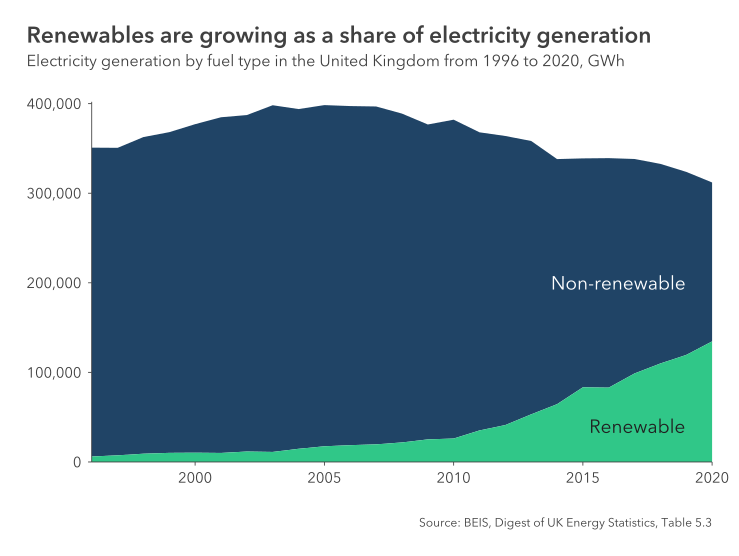

The script that saved this image:
# This is an example of how to make an annotated area chart using the pilot
# package.
#
# This script is self-contained: running it will create a PNG and an SVG of the
# example chart in the same directory. To run the script will need to ensure:
#
# 1. You have installed all of the packages that the script imports
# 2. You have the dataset "area-chart-annotations.csv" in the same directory
#
# See the readme on GitHub to find out how to install the package.
#
# To run the script, type the following code in your R console:
#
# source("area-chart-annotations.R")

# Imports ---------------------------------------------------------------------

library(tidyverse)
library(scales)
library(pilot)

# Read in and prepare the data ------------------------------------------------

# Load the data from the csv as a dataframe and pivot it into a tidy format
df <- read_csv("area-chart-annotations.csv") %>%
    pivot_longer(
        cols = -date,
        names_to = "energy_source",
        values_to = "gwh")

# Turn the energy_source column into a factor: setting the order of the levels
# controls the order of the categories from top to bottom
df$energy_source <- factor(
    df$energy_source,
    levels = c("other", "renewables"))

# Create the plot -------------------------------------------------------------

# Use ggplot to create a plot with data and mappings
plot <- ggplot(
        data = df,
        mapping = aes(x = date, y = gwh, fill = energy_source)) +
    # Add an area geometry to fill areas based on the data
    geom_area() +
    # Set labels for the axes, but don't set titles here
    labs(
        x = NULL,
        y = NULL,
        caption = "Source: BEIS, Digest of UK Energy Statistics, Table 5.3") +
    # Configure the the x and y axes: we set the y axis breaks and limits, and
    # we turn off the expansion on both axes
    scale_x_date(
        expand = c(0, 0)) +
    scale_y_continuous(
        label = comma,
        limits = c(0, 402000),
        breaks = seq(0, 400000, 100000),
        expand = c(0, 0)) +
    # Use annotate_pilot to add annotations to a plot: this function does
    # the same thing as annotate but it automatically sets the fonts to match
    # the theme style; position each annotation using values on the axis scales
    annotate_pilot(
        x = as.Date("2013-10-07"),
        y = 200000,
        label = "Non-renewable",
        color = "#ffffff",
        hjust = 0) +
    annotate_pilot(
        x = as.Date("2015-04-01"),
        y = 40000,
        label = "Renewable",
        color = "#202020",
        hjust = 0) +
    # Add the Pilot theme, turning on the bottom and left axes, and turning off
    # the gridlines and legend
    theme_pilot(
        axes = "bl",
        grid = "",
        legend_position = "none") +
    # Use scale_fill_manual and pilot_color to set category colors
    scale_fill_manual(values = c(
        "renewables" = pilot_color("green"),
        "other" = pilot_color("navy")))

# After creating the plot, add a title and subtitle with add_pilot_titles
    plot <- add_pilot_titles(
        plot,
        title = "Renewables are growing as a share of electricity generation",
        subtitle = "Electricity generation by fuel type in the United Kingdom from 1996 to 2020, GWh")

# Save the plot in different formats ------------------------------------------

# Save a high resolution export of the plot as a png
ggsave(
    filename = "area-chart-annotations.png",
    plot = plot,
    width = 7.7,
    height = 5.8,
    dpi = 400)

# Save an editable verson of the plot as an svg
ggsave(
    filename = "area-chart-annotations.svg",
    plot = plot,
    width = 7.7,
    height = 5.8,
    dpi = 400)
